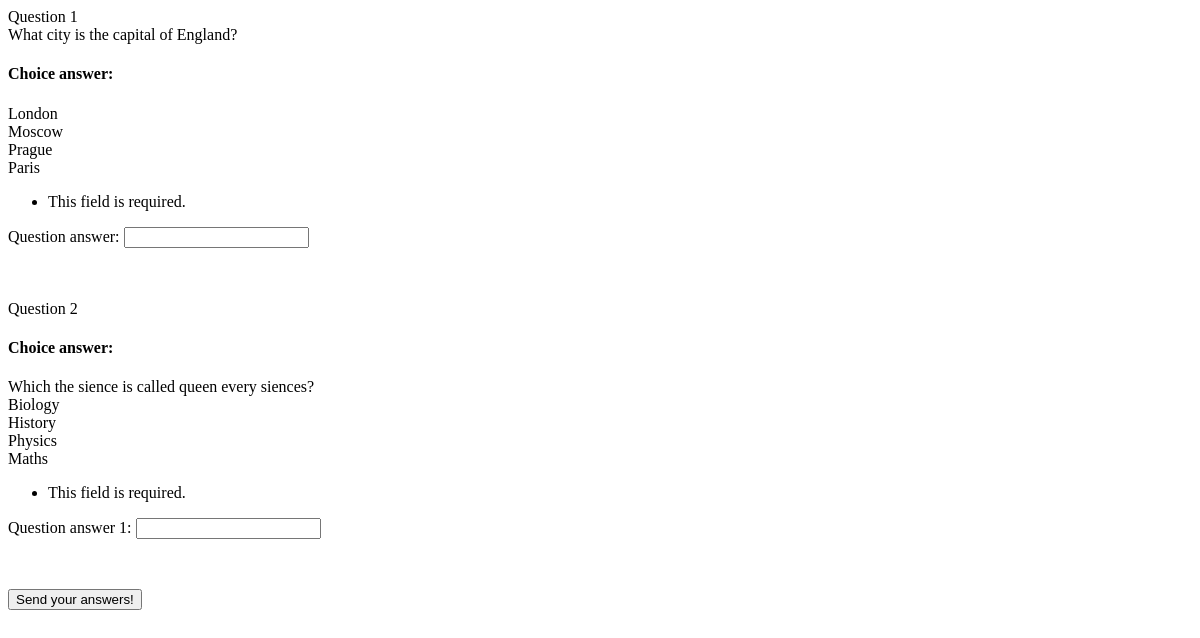
Page /quiz/1/ on the earlier database version.
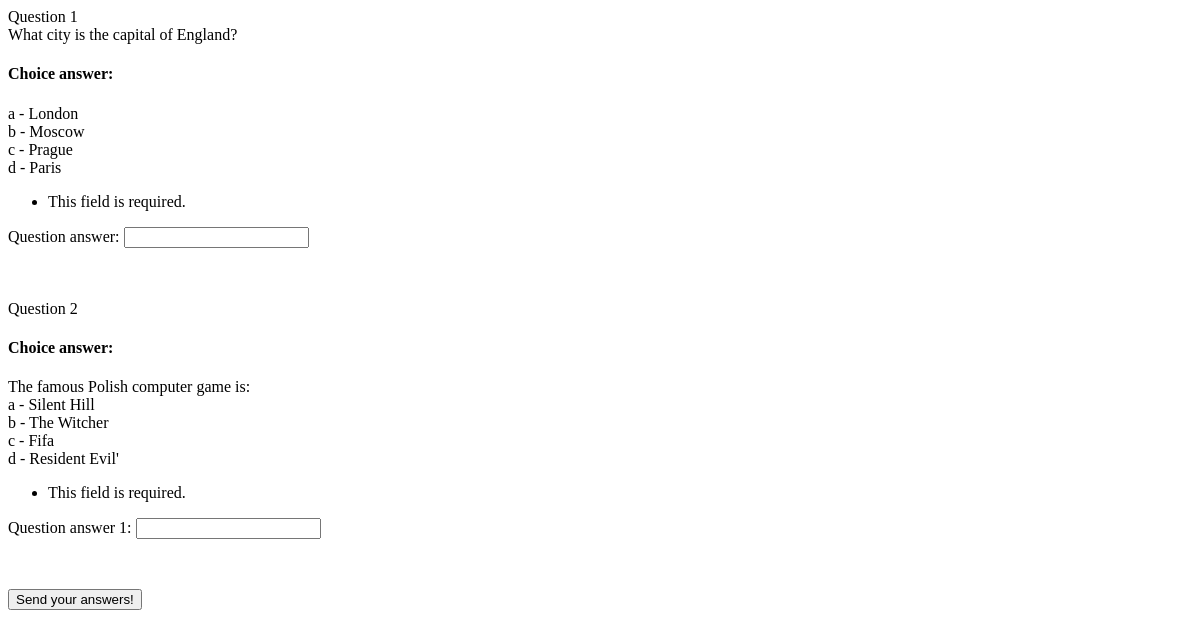
Same page on the later database version.
### quiz/models.py (models this page shows, shortened)
class Question(models.Model):
    question_number = models.CharField(max_length=100)
    question_text = models.TextField()
    answer_a = models.CharField(max_length=400)
    answer_b = models.CharField(max_length=400)
    answer_c = models.CharField(max_length=400)
    answer_d = models.CharField(max_length=400)
    answer_good = models.CharField(max_length=1)

### quiz/views.py (the view)
# urls.py: path('<int:question_id>/', views.question_single, name='question_single'),
def question_single(request, question_id):
    try:
        question_single = Question.objects.get(pk=1)
    except Question.DoesNotExist:
        raise Http404("Not found question!")
    try:
        question_single_2 = Question.objects.get(pk=2)
    except Question.DoesNotExist:
        raise Http404("Not found question")
    answer_form = AnswerForm(data=request.POST)
    if request.method == 'POST':
        if answer_form.is_valid():
            new_answer = answer_form.save()
            new_answer.save()
        else:
            answer_form = AnswerForm()
    answer_form_1 = AnswerForm1(data=request.POST)
    if request.method == 'POST':
        if answer_form_1.is_valid():
            new_answer_1 = answer_form_1.save()
            new_answer_1.save()
        else:
            answer_form_1 = AnswerForm1()
    return render(request, 'quiz/single.html', {'question_single': question_single, 'question_single_2': question_single_2, 'answer_form': answer_form, 'answer_form_1': answer_form_1})

### quiz/forms.py
class AnswerForm(forms.ModelForm):
    class Meta:
        model = Answer1
        fields = ('question_answer',)

class AnswerForm1(forms.ModelForm):
    class Meta:
        model = Answer2
        fields = ('question_answer_1',)

### quiz/templates/quiz/single.html (shortened to what this page needs)
{{ question_single.question_text }}<br>
<h4>Choice answer:</h4>
{{ question_single.answer_a }}<br>
{{ question_single.answer_b }}<br>
{{ question_single.answer_c }}<br>
{{ question_single.answer_d }}<br>
<form action="." method="post">
{{ answer_form.as_p }}
<br>
<br>
{{ question_single_2.question_number }}<br>
<h4>Choice answer:</h4>
{{ question_single_2.question_text }}<br>
{{ question_single_2.answer_a }}<br>
{{ question_single_2.answer_b }}<br>
{{ question_single_2.answer_c }}<br>
{{ question_single_2.answer_d }}<br>
<form action="." method="post">
{{ answer_form_1.as_p }}
<br>
<p><input type="submit" value="Send your answers!"></p>
</form>

Differences in the rows shown:
changed Question "What city is the capital of England?": answer_a "London" → "a - London"; answer_b "Moscow" → "b - Moscow"; answer_c "Prague" → "c - Prague"; answer_d "Paris" → "d - Paris"
changed Question "Question 2": question_text "Which the sience is called queen every siences?" → "The famous Polish computer game is:"; answer_a "Biology" → "a - Silent Hill"; answer_b "History" → "b - The Witcher"; answer_c "Physics" → "c - Fifa"; answer_d "Maths" → "d - Resident Evil'"
